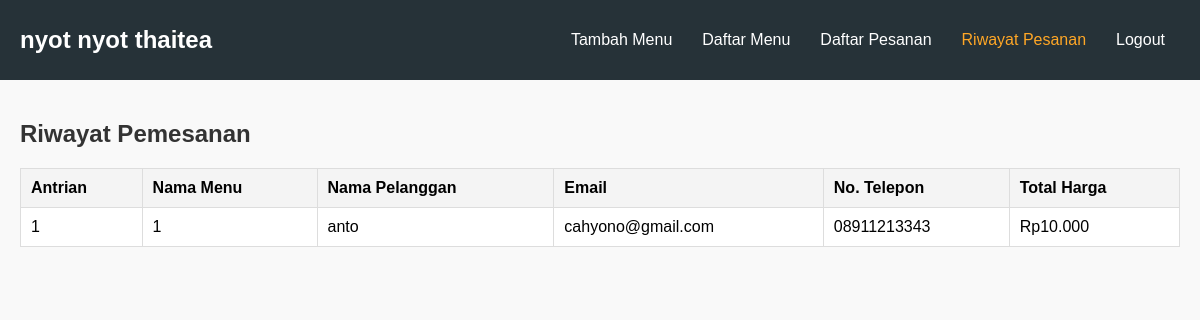
/admin.php?page=history_list (signed in), run on the app's committed database.
### tables this page shows
CREATE TABLE `history` (
  `id` int(11) NOT NULL,
  `menu_item_id` int(11) DEFAULT NULL,
  `name` varchar(255) DEFAULT NULL,
  `email` varchar(255) DEFAULT NULL,
  `phone` varchar(50) DEFAULT NULL,
  `total_price` decimal(10,2) DEFAULT NULL,
  `status` int(11) NOT NULL,
  `created_at` timestamp NOT NULL DEFAULT current_timestamp()
);

### admin.php (the view, shortened to what this page needs)
<?php
$host = 'localhost';
$user = 'root';
$password = '';
$dbname = 'minuman2';
$conn = new mysqli($host, $user, $password, $dbname);
$page = isset($_GET['page']) ? $_GET['page'] : 'add_menu';
?>
<!DOCTYPE html>
<html lang="en">
<head>
</head>
<body>
<header>
    <nav class="navbar">
        <a class="navbar-logo">nyot nyot thaitea</a>
        <ul class="navbar-menu">
            <li><a href="?page=add_menu" class="<?php echo $page === 'add_car' ? 'active' : ''; ?>">Tambah Menu</a></li>
            <li><a href="?page=menu_list" class="<?php echo $page === 'car_list' ? 'active' : ''; ?>">Daftar Menu</a></li>
            <li><a href="?page=booking_list" class="<?php echo $page === 'booking_list' ? 'active' : ''; ?>">Daftar Pesanan</a></li>
            <li><a href="?page=history_list" class="<?php echo $page === 'history_list' ? 'active' : ''; ?>">Riwayat Pesanan</a></li>
            <li><a href="logout.php">Logout</a></li>
        </ul>
    </nav>
</header>
<main>
    <?php if ($page === 'add_menu'): ?>
        <section id="add-menu">
            <h2>Tambah Menu Baru</h2>
            <form method="POST">
                <input type="text" name="name" placeholder="Nama menu" required>
                <input type="number" name="price" placeholder="Harga " required>
                <input type="text" name="image" placeholder="URL Gambar">
                <button type="submit" name="add_menu">Tambah Menu</button>
            </form>
        </section>
    <?php elseif ($page === 'history_list'): ?>
    <section id="history-list">
        <h2>Riwayat Pemesanan</h2>
        <table>
            <thead>
                <tr>
                    <th>Antrian</th>
                    <th>Nama Menu</th>
                    <th>Nama Pelanggan</th>
                    <th>Email</th>
                    <th>No. Telepon</th>
                    <th>Total Harga</th>
                </tr>
            </thead>
            <tbody>
                <?php
                $sql = "SELECT h.*, m.name AS menu_name
                        FROM history h
                        JOIN menu_items m ON h.menu_item_id = m.id
                        WHERE TRIM(h.status) != 'complete'";
                $result = $conn->query($sql);
                if ($result->num_rows > 0):
                    while ($entry = $result->fetch_assoc()): ?>
                        <tr>
                            <td><?php echo $entry['id']; ?></td>
                            <td><?php echo $entry['menu_item_id']; ?></td>
                            <td><?php echo $entry['name']; ?></td>
                            <td><?php echo $entry['email']; ?></td>
                            <td><?php echo $entry['phone']; ?></td>
                            <td>Rp<?php echo number_format($entry['total_price'], 0, ',', '.'); ?></td>
                        </tr>
                    <?php endwhile;
                else: ?>
                    <tr>
                        <td colspan="6">Tidak ada data riwayat pemesanan.</td>
                    </tr>
                <?php endif; ?>
            </tbody>
        </table>
    </section>
<?php endif; ?>
</main>
</body>
</html>

### admin.php (style rules this page uses)
body { font-family: Arial, sans-serif; margin: 0; padding: 0; background-color: #f9f9f9; }
header { background-color: #263238; color: #fff; padding: 15px 0; position: sticky; top: 0; z-index: 1000; }
.navbar { display: flex; justify-content: space-between; align-items: center; max-width: 1200px; margin: 0 auto; padding: 0 20px; }
.navbar-logo { font-size: 1.5rem; font-weight: bold; text-decoration: none; color: #fff; }
.navbar-menu { display: flex; list-style: none; }
.navbar-menu li { margin: 0 15px; }
.navbar-menu a { text-decoration: none; color: #fff; font-size: 1rem; transition: color 0.3s; }
.navbar-menu .active { color: #ffa726; }
main { padding: 20px; max-width: 1200px; margin: auto; }
h1, h2 { color: #333; }
table { width: 100%; border-collapse: collapse; margin: 20px 0; background-color: #fff; }
table, th, td { border: 1px solid #ddd; }
th, td { padding: 10px; text-align: left; }
th { background-color: #f4f4f4; }

### data on the page
history: id "1", menu_item "1", name "anto", email "cahyono@gmail.com", phone "08911213343", total_price "10.000"
